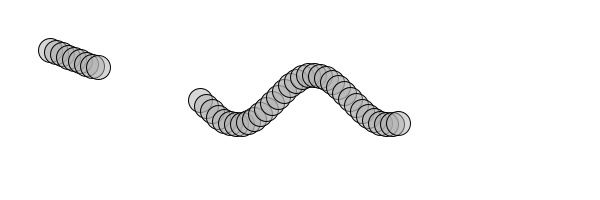
Frame 1 (no input)
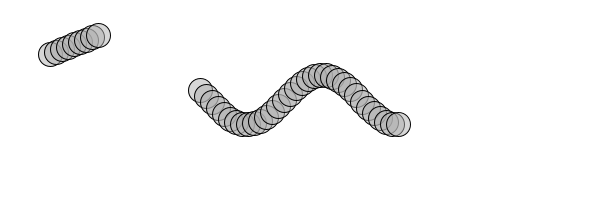
Frame 60 (the mouse pressed at the canvas centre just before this capture)
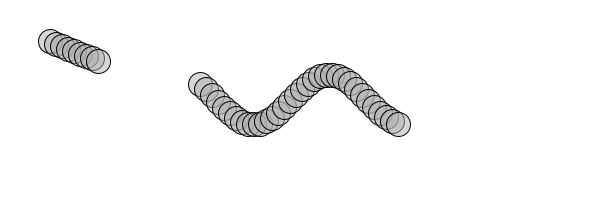
Frame 120 (the mouse held since frame 60 and released just before this capture)

The Processing sketch that drew these frames (run headless with seeded random() and noise(); from frame 60 on, the mouse is pressed at the canvas centre):

// Processing sketch: e10_a
// ── e10_a.pde
Wave wave1, wave2;

void setup() {
  size(600,200);
  wave1 = new Wave(50,100,50,25,0.1,0.05);
  wave2 = new Wave(200,400,100,25,0.25,0.1);
}

void draw() {
  background(255);
  
  wave1.display();
  wave2.display();
  
  wave1.update();
  wave2.update();
}

class Wave {
  
  float startX, endX;
  float startY, amp;
  float pointOffset; // distance between each point when calculating sine (radians)
  float timeOffset; // angle distance between points across subsequent frames (radians)
  
  float _startAngle = 0;
  
  Wave(float startX_, float endX_, float startY_, float amp_, float pointOffset_, float timeOffset_) {
    startX = startX_;
    endX = endX_;
    startY = startY_;
    amp = amp_;
    pointOffset = pointOffset_;
    timeOffset = timeOffset_;
  }
  
  void display() {
    stroke(0);
    fill(175,255/2);
    
    float angle = _startAngle;
    for (float x = startX; x <= endX; x += 6) {
      float y = map(sin(angle),-1,1,startY-amp,startY+amp);
      ellipse(x,y,24,24);
      angle += pointOffset;
    }
  }
  
  void update() {
    _startAngle += timeOffset;
  }
}
